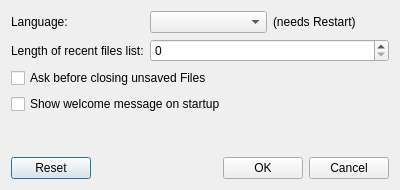
<?xml version="1.0" encoding="UTF-8"?>
<ui version="4.0">
 <class>SettingsWindow</class>
 <widget class="QDialog" name="SettingsWindow">
  <property name="geometry">
   <rect>
    <x>0</x>
    <y>0</y>
    <width>400</width>
    <height>190</height>
   </rect>
  </property>
  <property name="windowTitle">
   <string>Settings</string>
  </property>
  <layout class="QVBoxLayout" name="verticalLayout">
   <item>
    <layout class="QFormLayout" name="formLayout">
     <item row="0" column="0">
      <widget class="QLabel" name="label_2">
       <property name="text">
        <string>Language:</string>
       </property>
      </widget>
     </item>
     <item row="0" column="1">
      <layout class="QHBoxLayout" name="horizontalLayout">
       <item>
        <widget class="QComboBox" name="languageComboBox"/>
       </item>
       <item>
        <widget class="QLabel" name="label">
         <property name="text">
          <string>(needs Restart)</string>
         </property>
        </widget>
       </item>
      </layout>
     </item>
     <item row="1" column="0">
      <widget class="QLabel" name="label_3">
       <property name="text">
        <string>Length of recent files list:</string>
       </property>
      </widget>
     </item>
     <item row="1" column="1">
      <widget class="QSpinBox" name="recentFilesSpinBox">
       <property name="sizePolicy">
        <sizepolicy hsizetype="Expanding" vsizetype="Fixed">
         <horstretch>0</horstretch>
         <verstretch>0</verstretch>
        </sizepolicy>
       </property>
      </widget>
     </item>
    </layout>
   </item>
   <item>
    <widget class="QCheckBox" name="checkSaveCheckBox">
     <property name="text">
      <string>Ask before closing unsaved Files</string>
     </property>
    </widget>
   </item>
   <item>
    <widget class="QCheckBox" name="showWelcomeMessageCheckBox">
     <property name="text">
      <string>Show welcome message on startup</string>
     </property>
    </widget>
   </item>
   <item>
    <spacer name="verticalSpacer">
     <property name="orientation">
      <enum>Qt::Orientation::Vertical</enum>
     </property>
     <property name="sizeHint" stdset="0">
      <size>
       <width>20</width>
       <height>40</height>
      </size>
     </property>
    </spacer>
   </item>
   <item>
    <layout class="QHBoxLayout" name="horizontalLayout_2">
     <item>
      <widget class="QPushButton" name="resetButton">
       <property name="text">
        <string>Reset</string>
       </property>
      </widget>
     </item>
     <item>
      <spacer name="horizontalSpacer">
       <property name="orientation">
        <enum>Qt::Orientation::Horizontal</enum>
       </property>
       <property name="sizeHint" stdset="0">
        <size>
         <width>40</width>
         <height>20</height>
        </size>
       </property>
      </spacer>
     </item>
     <item>
      <widget class="QPushButton" name="okButton">
       <property name="text">
        <string>OK</string>
       </property>
      </widget>
     </item>
     <item>
      <widget class="QPushButton" name="cancelButton">
       <property name="text">
        <string>Cancel</string>
       </property>
      </widget>
     </item>
    </layout>
   </item>
  </layout>
 </widget>
 <resources/>
 <connections/>
</ui>
